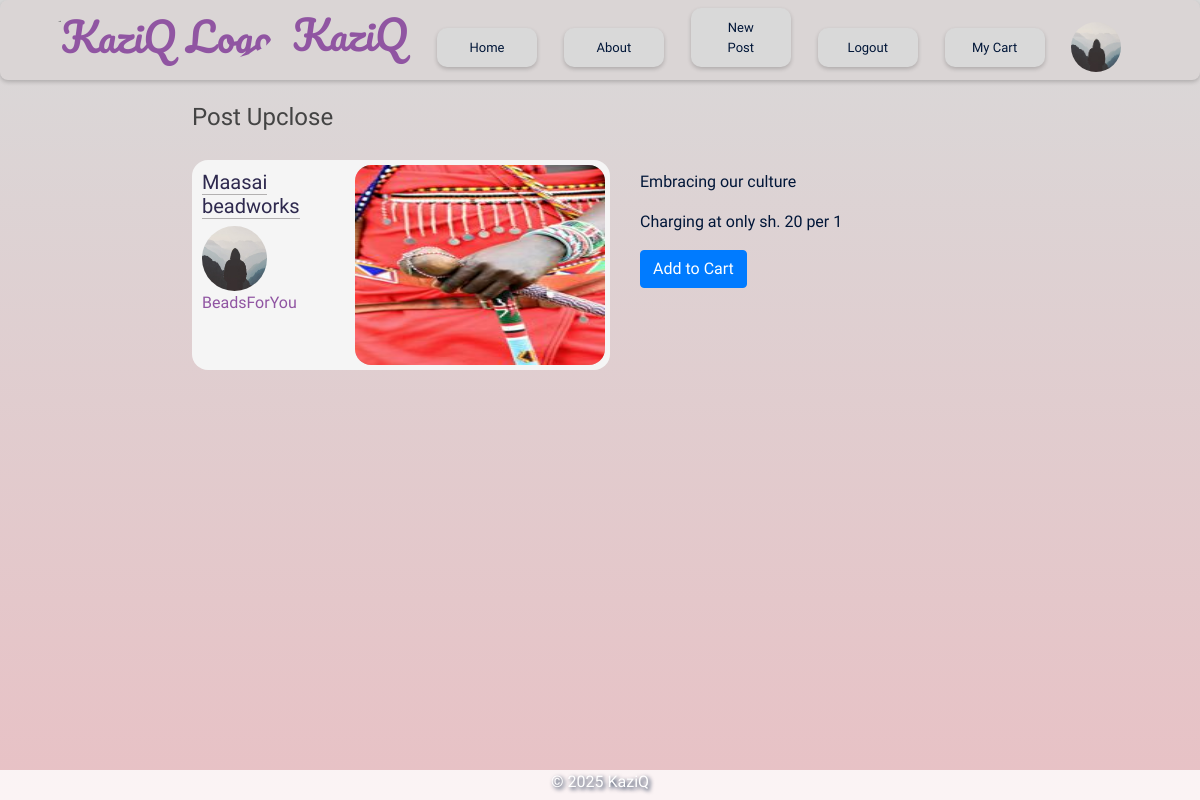
The app's page /post/9 (signed in) with its own data.
### flaskblog/models.py (models this page shows, shortened)
class User(db.Model, UserMixin):
    id = db.Column(db.Integer, primary_key=True)
    username = db.Column(db.String(20), unique=True, nullable=False)
    email = db.Column(db.String(120), unique=True, nullable=False)
    whatsapp = db.Column(db.String(20), nullable=False)
    image_file = db.Column(db.String(20), nullable=False, default='default.jpg')
    password = db.Column(db.String(60), nullable=False)
    is_admin = db.Column(db.Boolean, nullable=False, default=False)
    account_balance = db.Column(db.Float, default=0.0)  # Current available balance
    total_sales = db.Column(db.Float, default=0.0)      # Lifetime sales
    bank_account = db.Column(db.String(50), nullable=True)
    bank_name = db.Column(db.String(100), nullable=True)
    phone_for_payment = db.Column(db.String(20), nullable=True)
    posts = db.relationship('Post', backref='author', lazy=True)

class Post(db.Model):
    id = db.Column(db.Integer, primary_key=True)
    title = db.Column(db.String(100), nullable=False)
    date_posted = db.Column(db.DateTime, nullable=False, default=datetime.utcnow)
    content = db.Column(db.Text, nullable=False)
    unit = db.Column(db.String(20), nullable=False, default='')
    price = db.Column(db.String(20), nullable=False, default='')
    user_id = db.Column(db.Integer, db.ForeignKey('user.id'), nullable=False)
    image_file = db.Column(db.String(20), nullable=True)
    cart_items = db.relationship('CartItem', backref='post', lazy=True)
    category = db.Column(db.String(50), nullable=False)

### flaskblog/routes.py (the view)
@app.route("/post/<int:post_id>")
@login_required
def post(post_id):
    post = Post.query.get_or_404(post_id)
    cart_items = CartItem.query.filter_by(user_id=current_user.id).all()
    return render_template('post.html', title=post.title, posts=post, cart_items=cart_items)

### flaskblog/__init__.py (called while the page is built)
@login_manager.user_loader
def load_user(user_id):
    return User.query.get(int(user_id))

@app.context_processor
def inject_min_max():
    return dict(min=min, max=max)

### flaskblog/templates/post.html (shortened to what this page needs)
{% extends 'layout.html' %}
{% block content %}
    <h4>Post Upclose</h4>
    <div class="post-container"></div>
      <article class="media content-section">
          <a href="{{ url_for('post', post_id=posts.id) }}" class="inner-content-section-link">
            <div class="inner-content-section">
              <div class="inner-content-section-metadata">
                <h5><a class="article-title" href="{{ url_for('post', post_id=posts.id)}}">{{ posts.title }}</a></h5>
                <img class="rounded-circle article-img" src="{{ url_for('static', filename='profile_pics/' + posts.author.image_file) }}">
                  <div class="media-body">
                    <div class="article-metadata">
                      <a class="mr-2 username" href="{{url_for('user_posts', username=posts.author.username)}}">{{ posts.author.username }}</a>
                    </div>
                  </div>
              </div>
              <div class="post-image-container">
                {% if posts.image_file %}
                <img src="{{ url_for('static', filename='post_images/' + posts.image_file) }}" alt="{{ posts.title}}" class="card-image">
                {% endif %}
              </div>
            </div>
          </a>
      </article>
      <article class="media content-section " id='post-content'>
        <div class="post-content">
          {% if current_user != posts.author %}
            <p class="post-content">{{ posts.content }}</p>
            <p class="post-price">Charging at only sh. {{ posts.price }} per {{ posts.unit }}</p>
            <a href="{{ url_for('add_to_cart', post_id=posts.id) }}" class="btn btn-primary">Add to Cart</a>
          {% endif %}
        </div>
      </article>
    </div>
{% endblock %}

### flaskblog/templates/layout.html (shortened to what this page needs)
<!DOCTYPE html>
<html lang="en">
<head>
    <link rel="stylesheet" href="https://cdn.jsdelivr.net/npm/bootstrap@4.3.1/dist/css/bootstrap.min.css">
    <link rel="stylesheet" type="text/css" href="{{ url_for('static', filename='main.css') }}">
    <link href="https://cdnjs.cloudflare.com/ajax/libs/font-awesome/5.15.4/css/all.min.css" rel="stylesheet">
</head>
<body>
    <header class="site-header">
        <nav class="navbar navbar-expand-md" id="navbar">
            <div class="container">
                <a class="navbar-brand" href="/">
                    <img src="{{ url_for('static', filename='service-client.png') }}" alt="KaziQ Logo" class="navbar-logo">
                    KaziQ
                </a>
                <div class="collapse navbar-collapse" id="navbarToggle">
                    <div class="navbar-nav mr-auto" id="navbar-nav">
                        <a class="nav-item nav-link" href="{{url_for('home')}}">Home</a>
                        <a class="nav-item nav-link" href="{{url_for('about')}}">About</a>
                        {% if current_user.is_authenticated %}
                        <a class="nav-item nav-link" href="{{ url_for('new_post') }}">New Post</a>
                        <a class="nav-item nav-link" href="{{ url_for('logout') }}">Logout</a>
                        <a class="nav-item nav-link" href="{{ url_for('view_cart') }}">My Cart</a>
                        <a href="{{ url_for('account') }}">
                            <img src="{{ url_for('static', filename='profile_pics/' + current_user.image_file) }}" alt="Profile" class="rounded-circle account-img">
                        </a>
                        {% else %}
                            <a class="nav-item nav-link" href="{{url_for('login')}}">Login</a>
                            <a class="nav-item nav-link" href="{{url_for('register')}}">Register</a>
                        {% endif %}
                    </div>
                </div>
            </div>
        </nav>
    </header>
    <main role="main" class="container mt-5 pt-5">
        <div class="row">
            <div class="content-container">
                <div class="body-content">
                    <div class="wholebar">
                        <div class="actual-content">
                            {% block content %}{% endblock %}
                        </div>
                        <div class="sidebar">
                        </div>
                    </div>
                </div>
            </div>
    </main>
    <footer>
        <div class="footer-container">
            <div class="footer">
                <p>&copy; 2025 KaziQ</p>
            </div>
        </div>
    </footer>
</body>
</html>

### flaskblog/static/main.css (style rules this page uses)
body { background-image: linear-gradient(to bottom, #D9D9D9, #E8C1C5); background-repeat: no-repeat; background-position:center; background-attachment: fixed; font-family: "Itim", cursive; font-weight: 400; font-style: normal; color: #011638; margin:0; }
h1, h2, h3, h4, h5, h6 { color: #444444; }
#navbar { background-color:#dad5d5; width: 100%; height: 80px; border-radius:8px; box-shadow: 0 2px 4px 0 rgba(0,0,0,0.2); margin-top: 0; display:flex; justify-content:center; align-items:center; }
#navbar-nav { width:100%; display:flex; justify-content:space-around; align-items:end; margin-top:-5px; }
.navbar-nav .account-img { height: 50px; width: 50px; border-radius: 50%; margin-right: 20px; margin-bottom:-5px; }
.navbar-nav { margin:0; width:100%; display:flex; justify-content:space-around; }
.navbar-brand { font-family: "Pacifico", cursive; font-weight: 400; font-style: normal; color: #9055A2; font-size:2.5rem; }
.nav-item { font-family: "Itim", cursive; font-weight: 400; font-style: normal; color: #011638; width:100px; text-align:center; font-size:13px; }
.body-content { display:flex; justify-content:center; align-items:center; flex-direction:column; }
.navbar, .navbar-collapse { filter: none; pointer-events: auto; z-index: 1050; }
.content-container { display:flex; justify-content:center; align-items:center; margin:auto; }
.content-section { background: whitesmoke; border: none; border-radius: 1em; height:1000px; }
.inner-content-section { display:flex; align-items:start; }
.inner-content-section-metadata { display:flex; justify-content:center; align-items: flex-start; flex-direction:column; width:150px; }
.inner-content-section-link { display: block; text-decoration: none; color: inherit; }
.actual-content { border: none; border-radius:1em; display: grid; gap: 20px; grid-template-columns: repeat(2, 1fr); height:100%; width:100%; margin-right:20px; }
.article-title { color: #2E294E; border-bottom: 1px solid #b3b1b1; margin-bottom:10px; }
.article-img { height: 65px; width: 65px; }
.article-metadata { padding-bottom: 1px; margin-bottom: 4px; height:20px; display:flex; justify-content:center; }
.article-metadata a { color: #9055A2; }
.account-img { height: 125px; width: 125px; margin-right: 20px; margin-bottom: 16px; }
.navbar-logo { height: 40px; width: auto; margin-right: 10px; border-radius:50%; margin-bottom:10px; }
.media { width:418px; height:210px; padding:10px; }
footer { display:flex; justify-content:center; align-items:start; background-color: rgba(255, 255, 255, 0.8); width:100%; height: 35px; color:#ffffff; font-size:1rem; position:fixed; bottom:-5px; text-shadow: 2px 2px 4px #011638; }
.post-image-container { width:250px; height:200px; border-radius:1em; background-color:#D9D9D9; margin: -5px -10px 0 3px; }
.post-container { display:block; }
#post-content { background:none; border-radius:0 1em 1em 0; padding: 10px; overflow:visible; max-height: 500px; overflow-y: auto; }
#post-content p { word-wrap: break-word; white-space: normal; }
.card-image { width: 100%; height: 100%; border-radius: 1em; border:none; }
.sidebar { width: 250px; padding: 20px; border-radius:1em; background:none; border-radius:0 1em 1em 0; text-align:center; }
.site-header .navbar-nav .nav-link { color:#011638; background-color:#D9D9D9; border-radius:10px; text-align:center; padding:10px 25px; transition: background-color 0.3s; box-shadow: 0 2px 4px 0 rgba(0,0,0,0.2); }
.wholebar { display:flex; justify-content:center; align-items:center; margin:-73px 0px 50px 60px; }

### records on screen
User: image_file (placeholder picture)
Post: title "Maasai beadworks", image_file (picture), content "Embracing our culture", price "20", unit "1"
User: image_file (placeholder picture), author.username "BeadsForYou"
